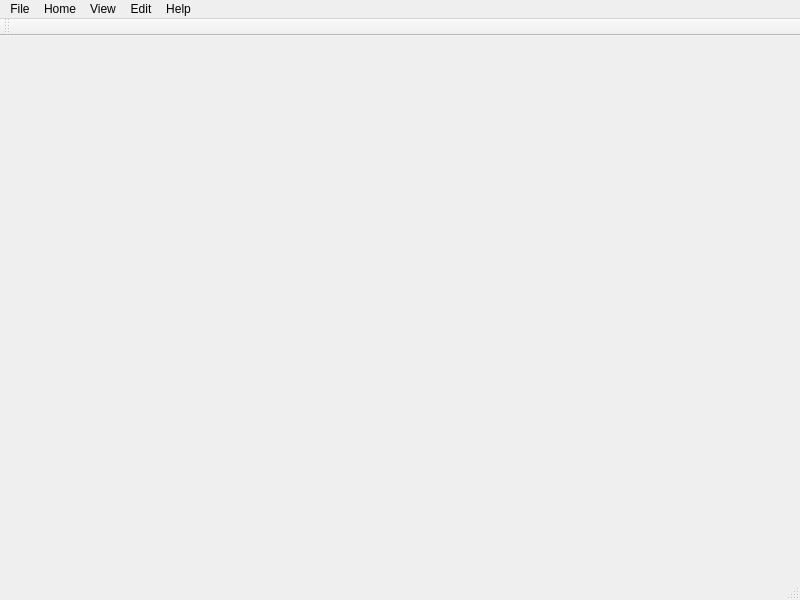
<?xml version="1.0" encoding="UTF-8"?>
<ui version="4.0">
 <class>MainWindow</class>
 <widget class="QMainWindow" name="MainWindow">
  <property name="geometry">
   <rect>
    <x>0</x>
    <y>0</y>
    <width>800</width>
    <height>600</height>
   </rect>
  </property>
  <property name="windowTitle">
   <string>MainWindow</string>
  </property>
  <widget class="QWidget" name="centralwidget"/>
  <widget class="QMenuBar" name="menubar">
   <property name="geometry">
    <rect>
     <x>0</x>
     <y>0</y>
     <width>800</width>
     <height>21</height>
    </rect>
   </property>
   <widget class="QMenu" name="menuFile">
    <property name="title">
     <string>File</string>
    </property>
    <addaction name="separator"/>
    <addaction name="actionNew_Ctrl_N"/>
    <addaction name="actionOpen_Ctrl_O"/>
   </widget>
   <widget class="QMenu" name="menuEdit">
    <property name="title">
     <string>Home</string>
    </property>
   </widget>
   <widget class="QMenu" name="menuViem">
    <property name="title">
     <string>View</string>
    </property>
   </widget>
   <widget class="QMenu" name="menuEdit_2">
    <property name="title">
     <string>Edit</string>
    </property>
   </widget>
   <widget class="QMenu" name="menuHelp">
    <property name="title">
     <string>Help</string>
    </property>
   </widget>
   <addaction name="menuFile"/>
   <addaction name="menuEdit"/>
   <addaction name="menuViem"/>
   <addaction name="menuEdit_2"/>
   <addaction name="menuHelp"/>
  </widget>
  <widget class="QStatusBar" name="statusbar"/>
  <widget class="QToolBar" name="toolBar">
   <property name="windowTitle">
    <string>toolBar</string>
   </property>
   <attribute name="toolBarArea">
    <enum>TopToolBarArea</enum>
   </attribute>
   <attribute name="toolBarBreak">
    <bool>true</bool>
   </attribute>
  </widget>
  <action name="actionCtrl_N">
   <property name="text">
    <string>Ctrl + N </string>
   </property>
  </action>
  <action name="actionNew_Ctrl_N">
   <property name="text">
    <string>New      Ctrl + N</string>
   </property>
  </action>
  <action name="actionOpen_Ctrl_O">
   <property name="text">
    <string>Open      Ctrl + O</string>
   </property>
  </action>
 </widget>
 <resources/>
 <connections/>
</ui>
